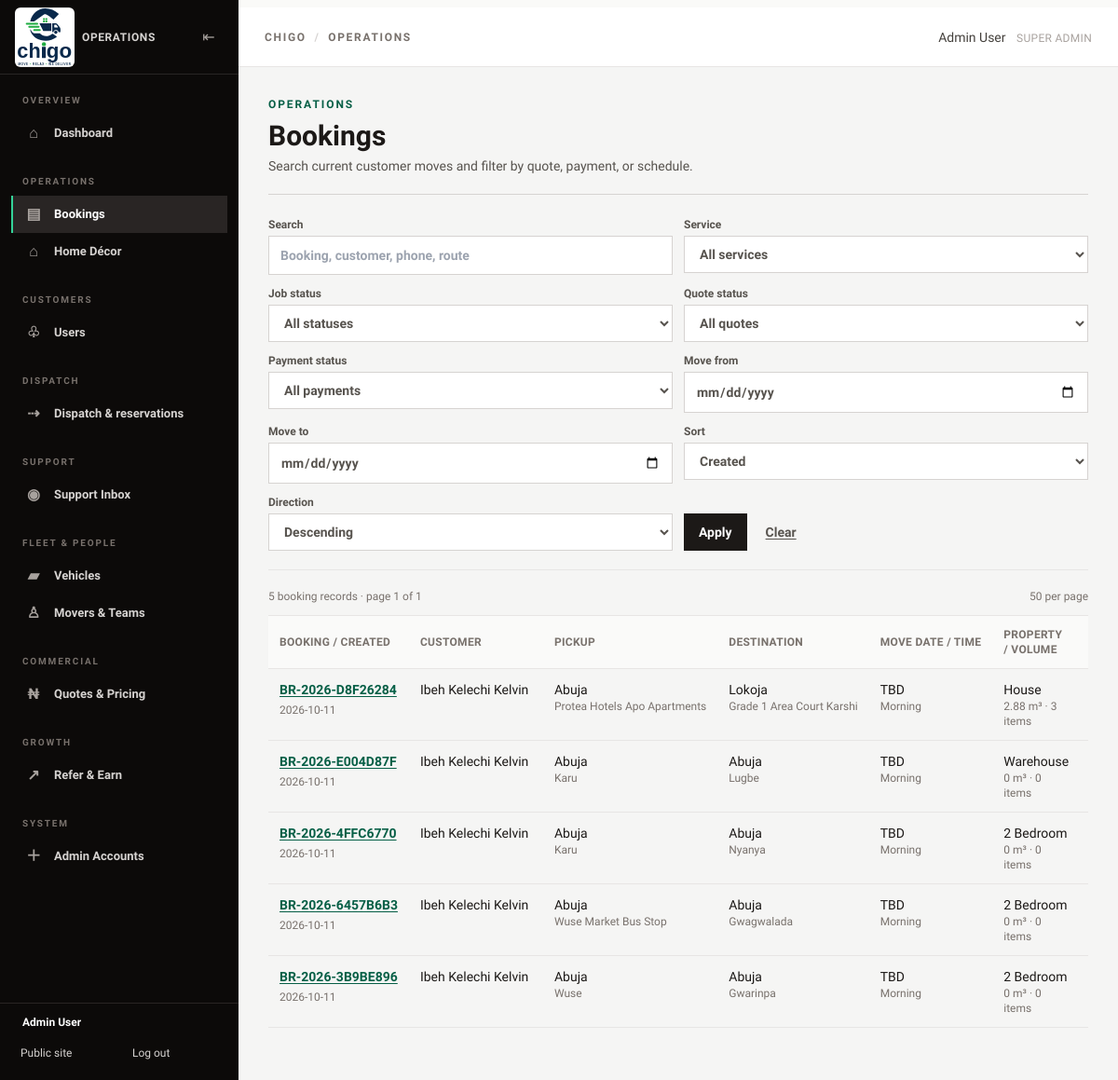
The page /admin/bookings (signed in) on the database as committed earlier.
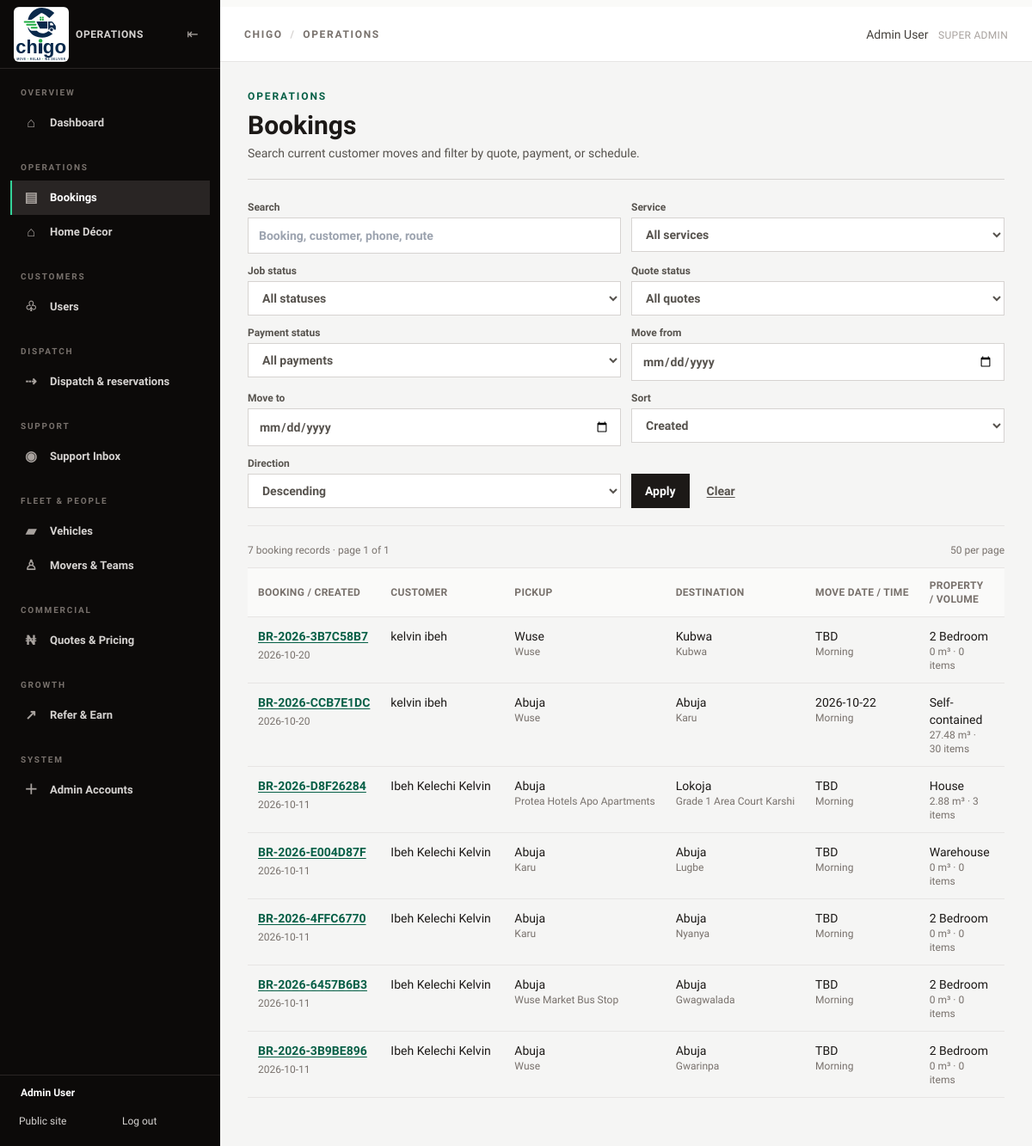
The same page on the database as committed later.
### moving_company/models.py (models this page shows, shortened)
class Booking(db.Model):
    __tablename__ = 'bookings'
    id = db.Column(db.Integer, primary_key=True)
    booking_request_id = db.Column(db.String(32), unique=True, nullable=True, index=True)
    booking_number = db.Column(db.String(20), unique=True, nullable=False, index=True)
    customer_id = db.Column(db.Integer, db.ForeignKey('users.id'))
    status = db.Column(db.String(50), default='Booking Received')
    primary_service = db.Column(db.String(30), nullable=False, default='residential', index=True)
    workflow_state = db.Column(db.String(40), nullable=False, default='CONFIRMED')
    quote_status = db.Column(db.String(30), nullable=False, default='Draft')
    workflow_data = db.Column(db.JSON, nullable=False, default=dict)
    calculation_data = db.Column(db.JSON, nullable=False, default=dict)
    cancellation_data = db.Column(db.JSON, nullable=False, default=dict)
    estimated_duration_minutes = db.Column(db.Integer)
    flexible_date = db.Column(db.Boolean, nullable=False, default=False)
    flexible_time = db.Column(db.Boolean, nullable=False, default=False)
    schedule_feasible = db.Column(db.Boolean)
    manually_overridden_total = db.Column(db.Float)
    price_override_reason = db.Column(db.Text)
    move_date = db.Column(db.Date, nullable=True)
    service_completed_at = db.Column(db.DateTime(timezone=True))
    cancelled_at = db.Column(db.DateTime(timezone=True))
    preferred_time = db.Column(db.String(20), default='Morning')
    property_type = db.Column(db.String(50), default='2 Bedroom')
    pickup_address = db.Column(db.String(255), nullable=True)
    pickup_unit = db.Column(db.String(100))
    pickup_area = db.Column(db.String(120))
    pickup_area_council = db.Column(db.String(100))
    pickup_district = db.Column(db.String(120))
    pickup_neighborhood = db.Column(db.String(120))
    pickup_location_type = db.Column(db.String(60))
    pickup_original_input = db.Column(db.String(500))
    pickup_normalized_location = db.Column(db.String(500))
    pickup_local_place_id = db.Column(db.Integer, db.ForeignKey('local_places.id'), nullable=True, index=True)
    pickup_location_id = db.Column(db.Integer, nullable=True, index=True)
    pickup_nearest_landmark = db.Column(db.String(180))
    pickup_nearest_road = db.Column(db.String(180))
    pickup_route_resolution = db.Column(db.String(40))
    pickup_city = db.Column(db.String(100), nullable=True)
    pickup_state = db.Column(db.String(100), nullable=True)
    pickup_country = db.Column(db.String(100), nullable=True)
    pickup_formatted_address = db.Column(db.Text)
    pickup_latitude = db.Column(db.Float, default=0.0)
    pickup_longitude = db.Column(db.Float, default=0.0)
    pickup_place_id = db.Column(db.String(255))
    pickup_postal_code = db.Column(db.String(20))
    pickup_provider = db.Column(db.String(50), default='manual')
    pickup_provider_raw_id = db.Column(db.String(255))
    pickup_notes = db.Column(db.Text)
    pickup_access = db.Column(db.String(30), default='Not sure')
    pickup_inside_estate = db.Column(db.Boolean, default=False)
    pickup_narrow_road = db.Column(db.Boolean, default=False)
    pickup_parking_close = db.Column(db.Boolean, default=True)
    pickup_floor = db.Column(db.String(20), default='Ground')
    pickup_stairs = db.Column(db.Boolean, default=False)
    destination_address = db.Column(db.String(255), nullable=True)
    destination_unit = db.Column(db.String(100))
    destination_area = db.Column(db.String(120))
    destination_area_council = db.Column(db.String(100))
    destination_district = db.Column(db.String(120))
    destination_neighborhood = db.Column(db.String(120))
    destination_location_type = db.Column(db.String(60))
    destination_original_input = db.Column(db.String(500))
    destination_normalized_location = db.Column(db.String(500))
    destination_local_place_id = db.Column(db.Integer, db.ForeignKey('local_places.id'), nullable=True, index=True)
    dropoff_location_id = db.Column(db.Integer, nullable=True, index=True)
    destination_nearest_landmark = db.Column(db.String(180))
    destination_nearest_road = db.Column(db.String(180))
    destination_route_resolution = db.Column(db.String(40))
    destination_city = db.Column(db.String(100), nullable=True)
    destination_state = db.Column(db.String(100), nullable=True)
    destination_country = db.Column(db.String(100), nullable=True)
    destination_formatted_address = db.Column(db.Text)
    destination_latitude = db.Column(db.Float, default=0.0)
    destination_longitude = db.Column(db.Float, default=0.0)
    destination_place_id = db.Column(db.String(255))
    destination_postal_code = db.Column(db.String(20))
    destination_provider = db.Column(db.String(50), default='manual')
    destination_provider_raw_id = db.Column(db.String(255))
    destination_notes = db.Column(db.Text)
    destination_access = db.Column(db.String(30), default='Not sure')
    destination_inside_estate = db.Column(db.Boolean, default=False)
    destination_narrow_road = db.Column(db.Boolean, default=False)
    destination_parking_close = db.Column(db.Boolean, default=True)
    destination_floor = db.Column(db.String(20), default='Ground')
    destination_stairs = db.Column(db.Boolean, default=False)
    distance_km = db.Column(db.Float, default=0.0)
    route_duration_minutes = db.Column(db.Float)
    route_provider = db.Column(db.String(40))
    distance_source = db.Column(db.String(80))
    distance_precision = db.Column(db.String(30))
    route_status = db.Column(db.String(30), nullable=False, default='PENDING')
    route_calculated_at = db.Column(db.DateTime)
    service_area_status = db.Column(db.String(40))
    number_of_bedrooms = db.Column(db.Integer, default=0)
    number_of_living_rooms = db.Column(db.Integer, default=0)
    number_of_kitchens = db.Column(db.Integer, default=0)
    number_of_bathrooms = db.Column(db.Integer, default=0)
    number_of_floors = db.Column(db.Integer, default=1)
    estimated_volume_m3 = db.Column(db.Float, default=0.0)
    estimated_weight_kg = db.Column(db.Float, default=0.0)
    recommended_vehicle_type_id = db.Column(db.Integer, db.ForeignKey('vehicle_types.id'), nullable=True)
    assigned_vehicle_type_id = db.Column(db.Integer, db.ForeignKey('vehicle_types.id'), nullable=True)
    assigned_partner_vehicle_id = db.Column(db.Integer, db.ForeignKey('partner_vehicles.id'), nullable=True)
    vehicle_review_required = db.Column(db.Boolean, default=False)
    vehicle_override_reason = db.Column(db.Text)
    overridden_by = db.Column(db.Integer, db.ForeignKey('users.id'), nullable=True)
    overridden_at = db.Column(db.DateTime)
    estimated_total = db.Column(db.Float, default=0.0)
    deposit_amount = db.Column(db.Float, default=0.0)
    balance_amount = db.Column(db.Float, default=0.0)
    referral_id = db.Column(db.Integer, db.ForeignKey('referrals.id'), nullable=True, index=True)
    referral_discount_amount = db.Column(db.Float, nullable=False, default=0.0)
    payment_status = db.Column(db.String(30), default='Pending')
    created_at = db.Column(db.DateTime, default=datetime.utcnow)
    updated_at = db.Column(db.DateTime, default=datetime.utcnow, onupdate=datetime.utcnow)
    customer = db.relationship('User', back_populates='bookings', foreign_keys=[customer_id])
    items = db.relationship('BookingItem', back_populates='booking', cascade='all, delete-orphan')
    inventory = db.relationship('BookingInventory', back_populates='booking', cascade='all, delete-orphan')
    photos = db.relationship('BookingPhoto', back_populates='booking', cascade='all, delete-orphan')
    payments = db.relationship('Payment', back_populates='booking', cascade='all, delete-orphan')
    notifications = db.relationship('Notification', back_populates='booking', cascade='all, delete-orphan')
    reviews = db.relationship('Review', back_populates='booking', cascade='all, delete-orphan')
    incidents = db.relationship('IncidentReport', back_populates='booking', cascade='all, delete-orphan')
    assignments = db.relationship('BookingAssignment', back_populates='booking', cascade='all, delete-orphan')
    events = db.relationship('BookingEvent', back_populates='booking', cascade='all, delete-orphan')
    quote_lines = db.relationship('BookingQuoteLine', back_populates='booking', cascade='all, delete-orphan')
    home_decor_request = db.relationship('HomeDecorRequest', back_populates='booking', uselist=False, cascade='all, delete-orphan')
    recommended_vehicle_type = db.relationship('VehicleType', foreign_keys=[recommended_vehicle_type_id])
    assigned_vehicle_type = db.relationship('VehicleType', foreign_keys=[assigned_vehicle_type_id])
    assigned_partner_vehicle = db.relationship('PartnerVehicle', foreign_keys=[assigned_partner_vehicle_id])
    pickup_local_place = db.relationship('LocalPlace', foreign_keys=[pickup_local_place_id])
    destination_local_place = db.relationship('LocalPlace', foreign_keys=[destination_local_place_id])

class User(UserMixin, db.Model):
    __tablename__ = 'users'
    id = db.Column(db.Integer, primary_key=True)
    email = db.Column(db.String(255), unique=True, nullable=False, index=True)
    password_hash = db.Column(db.String(255), nullable=False)
    first_name = db.Column(db.String(100), nullable=False)
    last_name = db.Column(db.String(100), nullable=False)
    phone = db.Column(db.String(30), nullable=False)
    role = db.Column(db.String(50), default='customer')
    is_active = db.Column(db.Boolean, nullable=False, default=True, server_default='1')
    account_status = db.Column(db.String(20), nullable=False, default='active', server_default='active')
    disabled_services = db.Column(db.JSON, nullable=False, default=list, server_default='[]')
    created_at = db.Column(db.DateTime, default=datetime.utcnow)
    bookings = db.relationship('Booking', back_populates='customer', foreign_keys='Booking.customer_id')
    notifications = db.relationship('Notification', back_populates='user')
    reviews = db.relationship('Review', back_populates='user')
    support_conversations = db.relationship(
        'SupportConversation', back_populates='customer', foreign_keys='SupportConversation.customer_id',
        cascade='all, delete-orphan',
    )
    support_requests = db.relationship('SupportRequest', back_populates='customer', foreign_keys='SupportRequest.customer_id', cascade='all, delete-orphan')
    @property
    def full_name(self):
        return f'{self.first_name} {self.last_name}'.strip()

### moving_company/routes/admin.py (the view, shortened to what this page needs)
@admin_bp.route('/bookings')
@login_required
@admin_required('bookings')
def bookings():
    query = Booking.query.outerjoin(Booking.customer).options(joinedload(Booking.customer))
    search = request.args.get('q', '').strip()
    status = request.args.get('status', '')
    quote_status = request.args.get('quote_status', '')
    payment_status = request.args.get('payment_status', '')
    service_type = request.args.get('service_type', '')
    if status:
        query = query.filter(Booking.status == status)
    if quote_status:
        query = query.filter(Booking.quote_status == quote_status)
    if payment_status:
        query = query.filter(Booking.payment_status == payment_status)
    if service_type in {'residential', 'commercial', 'packing', 'storage', 'logistics', 'cleaning', 'support', 'home_decor'}:
        query = query.filter(Booking.primary_service == service_type)
    if request.args.get('created') == 'today':
        today = date.today()
        query = query.filter(Booking.created_at >= datetime.combine(today, time.min),
                             Booking.created_at < datetime.combine(today + timedelta(days=1), time.min))
    if request.args.get('move') == 'upcoming':
        query = query.filter(Booking.move_date >= date.today(), Booking.status.notin_(('Cancelled', 'Completed')))
    for param, column, lower in (
        ('from', Booking.move_date, True), ('to', Booking.move_date, False),
    ):
        raw_date = request.args.get(param, '')
    sort_columns = {
        'created': Booking.created_at,
        'move_date': Booking.move_date,
        'status': Booking.status,
        'quote': Booking.estimated_total,
        'booking': Booking.booking_number,
    }
    sort = request.args.get('sort', 'created')
    sort_column = sort_columns.get(sort, Booking.created_at)
    order = sort_column.asc() if request.args.get('direction') == 'asc' else sort_column.desc()
    page = max(request.args.get('page', 1, type=int), 1)
    pagination = query.order_by(order, Booking.id.desc()).paginate(page=page, per_page=50, error_out=False)
    previous_url = next_url = None
    if pagination.has_prev:
        previous_args = request.args.to_dict()
        previous_args['page'] = pagination.prev_num
        previous_url = url_for('admin.bookings', **previous_args)
    if pagination.has_next:
        next_args = request.args.to_dict()
        next_args['page'] = pagination.next_num
        next_url = url_for('admin.bookings', **next_args)
    return render_template('admin/bookings.html', bookings=pagination.items,
                           pagination=pagination, filters=request.args,
                           previous_url=previous_url, next_url=next_url)

### moving_company/templates/admin/bookings.html (shortened to what the changed rows need)
{% extends 'admin/admin_base.html' %}
{% block dashboard_content %}
<header class="mb-6 border-b border-stone-300 pb-5"><h1 class="mt-2 text-3xl font-black">Bookings</h1></header>
<div class="mb-3 flex items-center justify-between text-xs text-stone-500"><span>{{ pagination.total }} booking records · page {{ pagination.page }} of {{ pagination.pages or 1 }}</span><span>50 per page</span></div>
<div class="overflow-x-auto border-y border-stone-200"><table class="min-w-full text-left text-sm"><thead class="bg-stone-50 text-xs uppercase tracking-wide text-stone-500"><tr><th class="whitespace-nowrap px-3 py-3">Booking / created</th><th class="px-3 py-3">Customer</th><th class="px-3 py-3">Pickup</th><th class="px-3 py-3">Destination</th><th class="whitespace-nowrap px-3 py-3">Move date / time</th><th class="px-3 py-3">Property / volume</th><th class="px-3 py-3">Vehicle / team</th><th class="px-3 py-3">Quote</th><th class="px-3 py-3">Payment</th><th class="px-3 py-3">Job status</th></tr></thead><tbody>
{% for booking in bookings %}{% set assignment = booking.assignments[0] if booking.assignments else none %}<tr class="border-t border-stone-200 align-top hover:bg-white"><td class="whitespace-nowrap px-3 py-3"><a class="font-semibold text-emerald-800 underline underline-offset-2" href="{{ url_for('admin.booking_detail', booking_id=booking.id) }}">{{ booking.booking_number }}</a><span class="mt-1 block text-xs text-stone-500">{{ booking.created_at.strftime('%Y-%m-%d') if booking.created_at else '' }}</span></td><td class="min-w-36 px-3 py-3">{{ booking.customer.full_name if booking.customer else 'Guest' }}</td><td class="min-w-36 px-3 py-3">{{ booking.pickup_city }}<span class="block max-w-48 truncate text-xs text-stone-500">{{ booking.pickup_address }}</span></td><td class="min-w-36 px-3 py-3">{{ booking.destination_city }}<span class="block max-w-48 truncate text-xs text-stone-500">{{ booking.destination_address }}</span></td><td class="whitespace-nowrap px-3 py-3">{{ booking.move_date or 'TBD' }}<span class="block text-xs text-stone-500">{{ booking.preferred_time or 'TBD' }}</span></td><td class="px-3 py-3">{{ booking.property_type or 'Not set' }}<span class="block text-xs text-stone-500">{{ booking.estimated_volume_m3 or 0 }} m³ · {{ booking.items|sum(attribute='quantity') }} items</span></td><td class="min-w-36 px-3 py-3"></td></tr>{% else %}<tr><td colspan="10" class="px-4 py-12 text-center text-sm text-stone-500">No bookings match those filters.</td></tr>{% endfor %}
</tbody></table></div>
{% endblock %}

Rows that differ between the two databases and show on the page:
added Booking: booking_number "BR-2026-3B7C58B7", created_at "2026-10-20", customer "kelvin ibeh", pickup_city "Wuse", pickup_address "Wuse", destination_city "Kubwa", destination_address "Kubwa", move_date "TBD", preferred_time "Morning", property_type "2 Bedroom", estimated_volume_m3 "0", items|sum "0"
added Booking: booking_number "BR-2026-CCB7E1DC", created_at "2026-10-20", customer "kelvin ibeh", pickup_city "Abuja", pickup_address "Wuse", destination_city "Abuja", destination_address "Karu", move_date "2026-10-22", preferred_time "Morning", property_type "Self-contained", estimated_volume_m3 "27.48", items|sum "30"
Other text that changed with them:
{{ pagination.total }}: "5" → "7"
